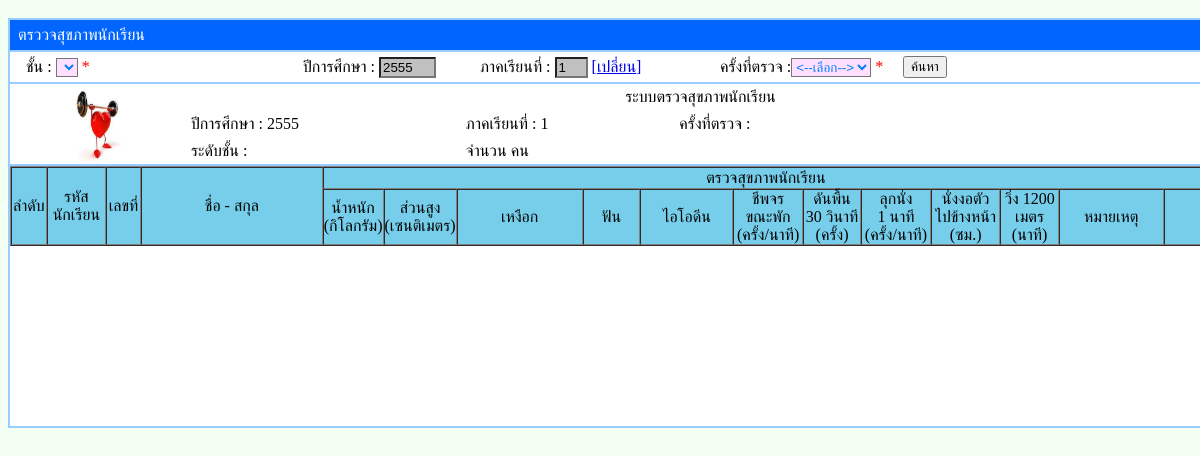
The page /checkhealth.php on the database its author committed.
### tables this page shows
CREATE TABLE `health_base` (
  `base_id` int(5) NOT NULL auto_increment,
  `study_year` int(5) NOT NULL,
  `term` int(3) NOT NULL,
  `status` int(2) NOT NULL,
  PRIMARY KEY  (`base_id`)
);

### checkhealth.php (the view, shortened to what this page needs)
<?php
 include "./modules/health/tab.php";
?>
<head>
<link rel='stylesheet' href='./modules/health/config_color.css'>
</head>
<?php
  if(isset($_REQUEST['room']))  {
				$room=$_REQUEST['room'];
	 }else{
	 $room="";
	 }
		    if(isset($_REQUEST['checkN']))  {
				$checkN=$_REQUEST['checkN'];
			}else{
					$checkN="";
	  }
				$sqlB="SELECT* FROM health_base WHERE status='1'";
		  		$resultB=mysql_query($sqlB);
				$recordB=mysql_fetch_array($resultB);
				$year=$recordB['study_year'];
				$term=$recordB['term'];
	?>
<body topmargin="0" bgcolor="#F4FFF4">
<br>
<table width="1200" border="1" align="center" cellpadding="0" cellspacing="0" bordercolor="#99CCFF" bgcolor="#FFFFFF">
<tr>
<td height="30" bgcolor="#0066FF"><?php echo"$t2"; ?><font color="#FFFFFF">ตรววจสุขภาพนักเรียน</font></td>
</tr>
  <tr>
    <td>
  <form name="form1" action="?option=health&&task=checkhealth" method="post" enctype="multipart/form-data" onSubmit="return checkfor2(this)">
    <table width="1200" border="0" cellspacing="0" cellpadding="0">
      <tr>
        <td width="289" height="30">  &nbsp;&nbsp;&nbsp; ชั้น :
              <select name="level_TOP" class="colortext">
          </select> <font color="#FF0000">*</font>
          </td>
        <td width="181">&nbsp;ปีการศึกษา :
          <input name="year" type="text" id="year" value="<?php echo $year;?>" size="4" maxlength="4"  class="colorbk" /></td>
        <td width="240" align="left">ภาคเรียนที่ :
          <input name="term" type="text" id="term" value="<?php echo $term;?>" size="1" maxlength="1"  class="colorbk" />
         <a href="?option=health&&task=admin_year" title="คลิกเปลี่ยน ปีการศึกษาและภาคเรียน">[เปลี่ยน]</a></td>
        <td width="175">ครั้งที่ตรวจ :<select name="checkN" id="checkN" class="colortext">
               <?php if($_REQUEST['checkN']==""){?>
            <option value=""><--เลือก--></option>
            <?php }else{?>
             <option value="<?php echo $_REQUEST['checkN'];?>"><?php echo $_REQUEST['checkN'];?></option>
            <?php }?>
              </select> <font color="#FF0000">*</font></td>
        <td width="315" align="left">&nbsp;
          <input type="submit" name="submitH"  value="ค้นหา"   /></td>
      </tr>
    </table>
</form>
    </td>
  </tr>
  <tr>
    <td><table width="1200" border="0" cellspacing="0" cellpadding="0">
      <tr>
        <td width="150" rowspan="3" align="center" valign="middle"><img src='modules/health/iconH/logospt.jpg' alt='แก้ไข' width='80' height='80' border='0'></td>
        <td colspan="5" align="center" valign="middle">ระบบตรวจสุขภาพนักเรียน</td>
        </tr>
      <tr>
        <td>ปีการศึกษา :
          <?php echo $year; ?></td>
        <td>ภาคเรียนที่ : <?php echo $term;?></td>
        <td>ครั้งที่ตรวจ : <?php if(isset($checkN)){echo $checkN;} ?></td>
        <td>&nbsp;</td>
        <td>&nbsp;</td>
      </tr>
      <tr>
        <td width="228">ระดับชั้น : <?php if(isset($rowmain1['class_name'])){ echo $rowmain1['class_name'];?><?php  if($room!=0){ ?>/<?php echo $room;  }} ?></td>
        <td width="177">จำนวน  <?php if(isset($check_room)){ echo $check_room; }?> คน</td>
        <td width="177">&nbsp; </td>
        <td width="141">&nbsp;</td>
        <td width="122">&nbsp;</td>
      </tr>
    </table></td>
  </tr>
  <tr>
    <td  valign="top"  height="260"><table width="1200" border="1" cellspacing="0" cellpadding="0">
      <tr bgcolor="#76CEEB">
        <td width="3%" rowspan="2" align="center" valign="middle">ลำดับ</td>
        <td width="5%" rowspan="2" align="center" valign="middle">รหัส<br>
          นักเรียน</td>
        <td width="3%" rowspan="2" align="center" valign="middle">เลขที่</td>
        <td width="16%" rowspan="2" align="center" valign="middle">ชื่อ - สกุล</td>
        <td height="20" colspan="12" align="center" valign="middle">ตรวจสุขภาพนักเรียน</td>
        </tr>
      <tr>
        <td width="4%" align="center" valign="middle" bgcolor="#76CEEB">น้ำหนัก<br>(กิโลกรัม)</td>
        <td width="4%" align="center" valign="middle" bgcolor="#76CEEB">ส่วนสูง<br>(เซนติเมตร)</td>
        <td width="11%" align="center" valign="middle" bgcolor="#76CEEB">เหงือก</td>
        <td width="5%" align="center" valign="middle" bgcolor="#76CEEB">ฟัน</td>
        <td width="8%" align="center" valign="middle" bgcolor="#76CEEB">ไอโอดีน</td>
        <td width="6%" align="center" valign="middle" bgcolor="#76CEEB">ชีพจร<br>
          ขณะพัก<br>
          (ครั้ง/นาที)</td>
        <td width="5%" align="center" valign="middle" bgcolor="#76CEEB">ดันพื้น<br>
          30 วินาที<br>
          (ครั้ง)</td>
        <td width="6%" align="center" valign="middle" bgcolor="#76CEEB">ลุกนั่ง<br>
          1 นาที<br>
          (ครั้ง/นาที)</td>
        <td width="6%" align="center" valign="middle" bgcolor="#76CEEB">นั่งงอตัว<br>
          ไปข้างหน้า<br>
          (ซม.)</td>
        <td width="5%" align="center" valign="middle" bgcolor="#76CEEB">วิ่ง 1200 เมตร<br>
          (นาที)</td>
        <td width="9%" align="center" valign="middle" bgcolor="#76CEEB">หมายเหตุ</td>
        <td width="4%" align="center" valign="middle" bgcolor="#76CEEB">&nbsp;</td>
      </tr>
    </table></td>
  </tr>
</table>
</body>
</html>

### tab.php (shortened to what this page needs)
<!DOCTYPE html PUBLIC "-//W3C//DTD XHTML 1.0 Transitional//EN" "http://www.w3.org/TR/xhtml1/DTD/xhtml1-transitional.dtd">
<html xmlns="http://www.w3.org/1999/xhtml">
<head>
</head>
<body>
</body>
</html>

### config_color.css (style rules this page uses)
.colortext { color: #007DFB; background-color: #FFDFFF; }
.colorbk { color:#000000; background-color:#C0C0C0; }

### rows shown on the page
health_base: year "2555", term "1", study_year "2555"
